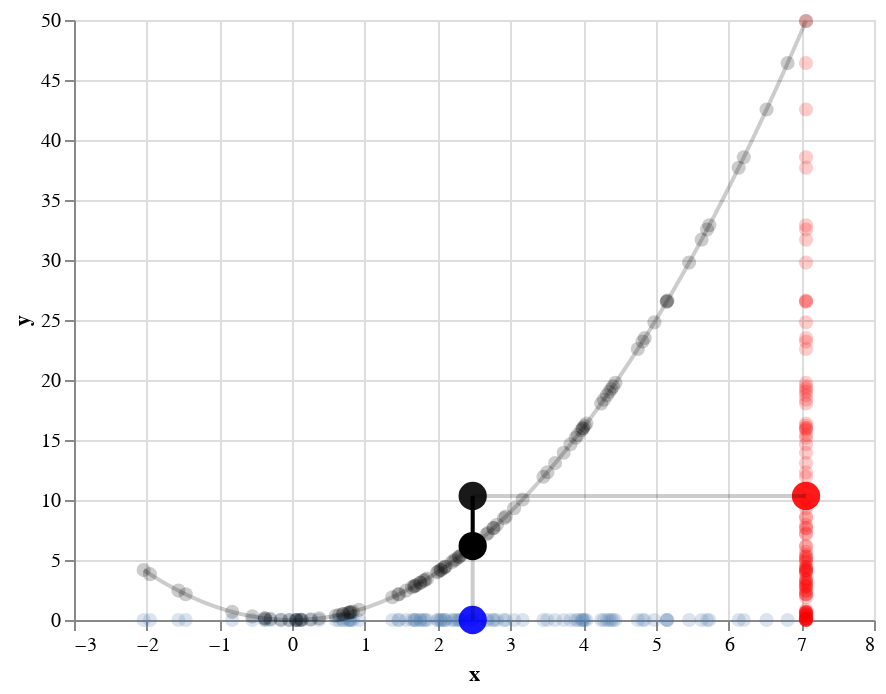

Write notebook code for a chart like this one.
### Code cell
def make_altair_object(X, Y):
    bi = []
    for x, y in zip(X,Y):
        bi.append({"x":x, "y":y})
    return alt.Data({"values" : bi})

point_size = 50
expectation_size = 200
point_opacity = .2
expectation_opacity = .9
line_opacity=.2

dt = make_altair_object(s, np.zeros_like(s))

c1 = alt.Chart(dt).mark_point(size=point_size, filled=True, opacity=point_opacity).encode(
    x='x:Q',  # specify ordinal data
    y='y:Q',  # specify quantitative data
)

x = np.linspace(min(s), max(s), 1000)
y = [f(i) for i in x]
dt = make_altair_object(x, y)


c2 = alt.Chart(dt).mark_line(opacity=line_opacity, color="black").encode(
    x='x:Q',  # specify ordinal data
    y='y:Q',  # specify quantitative data
)

dt = make_altair_object([np.mean(s)], [0])

c3 = alt.Chart(dt).mark_point(size=expectation_size, color="blue", opacity=expectation_opacity, filled=True).encode(
    x='x:Q',  # specify ordinal data
    y='y:Q',  # specify quantitative data
)


dt = make_altair_object(X=s, Y=[f(i) for i in s])

c4 = alt.Chart(dt).mark_point(opacity=point_opacity, size=point_size, color="black", filled=True).encode(
    x='x:Q',  # specify ordinal data
    y='y:Q',  # specify quantitative data
)

dt = make_altair_object(np.zeros_like(s) + np.max(x), Y=[f(i) for i in s])

c5 = alt.Chart(dt).mark_point(opacity=point_opacity, size=point_size, color="red", filled=True).encode(
    x='x:Q',  # specify ordinal data
    y='y:Q',  # specify quantitative data
)

dt = make_altair_object([np.max(s)], [np.mean([f(i) for i in s])])

c6 = alt.Chart(dt).mark_point(opacity=expectation_opacity, size=expectation_size, color="red", filled=True).encode(
    x='x:Q',  # specify ordinal data
    y='y:Q',  # specify quantitative data
)

dt = make_altair_object([np.mean(s)], [np.mean([f(i) for i in s])])

c7 = alt.Chart(dt).mark_point(opacity=expectation_opacity, size=expectation_size, color="black", filled=True).encode(
    x='x:Q',  # specify ordinal data
    y='y:Q',  # specify quantitative data
)

x = [np.mean(s), np.max(s)]
y = [np.mean([f(i) for i in s]), np.mean([f(i) for i in s])]

dt = make_altair_object(x,y)

c8 = alt.Chart(dt).mark_line(color="black", opacity=line_opacity).encode(
    x='x:Q',  # specify ordinal data
    y='y:Q',  # specify quantitative data
)

x = [np.mean(s), np.mean(s)]
y = [np.mean([f(i) for i in s]), 0]

dt = make_altair_object(x,y)

c9 = alt.Chart(dt).mark_line(color="black", opacity=line_opacity).encode(
    x='x:Q',  # specify ordinal data
    y='y:Q',  # specify quantitative data
)

x = [np.mean(s), np.mean(s)]
y = [np.mean([f(i) for i in s]), f(np.mean(s))]

dt = make_altair_object(x,y)

c10 = alt.Chart(dt).mark_line(color="black", opacity=1, thickness=100).encode(
    x='x:Q',  # specify ordinal data
    y='y:Q',  # specify quantitative data
)


x = [np.mean(s)]
y = [f(np.mean(s))]

dt = make_altair_object(x,y)

c11 = alt.Chart(dt).mark_point(color="black", opacity=1, filled=True, size=expectation_size).encode(
    x='x:Q',  # specify ordinal data
    y='y:Q',  # specify quantitative data
)

c1 + c2 + c3 + c4 + c5 + c6 + c7 + c8 + c9 + c10 + c11

### Figure 1 — Vega-Lite specification as saved in the notebook (floating-point values rounded to 4 significant figures; data arrays with more than 128 entries replaced by an {"elided": "..."} marker saying what was removed)
{"$schema": "https://vega.github.io/schema/vega-lite/v2.6.0.json", "config": {"view": {"height": 300, "width": 400}}, "layer": [{"data": {"values": [{"x": -0.3753, "y": 0}, {"x": 4.847, "y": 0}, {"x": 2.081, "y": 0}, {"x": 1.684, "y": 0}, {"x": -0.2998, "y": 0}, {"x": 0.7806, "y": 0}, {"x": 2.766, "y": 0}, {"x": -0.1552, "y": 0}, {"x": 5.704, "y": 0}, {"x": 1.377, "y": 0}, {"x": 4.981, "y": 0}, {"x": 2.478, "y": 0}, {"x": 4.361, "y": 0}, {"x": 2.296, "y": 0}, {"x": 4.046, "y": 0}, {"x": -0.5478, "y": 0}, {"x": 2.693, "y": 0}, {"x": 6.21, "y": 0}, {"x": 4.387, "y": 0}, {"x": 4.327, "y": 0}, {"x": -2.042, "y": 0}, {"x": 1.81, "y": 0}, {"x": 5.152, "y": 0}, {"x": 1.471, "y": 0}, {"x": 6.522, "y": 0}, {"x": 4.445, "y": 0}, {"x": 1.763, "y": 0}, {"x": 4.752, "y": 0}, {"x": 2.672, "y": 0}, {"x": -0.03833, "y": 0}, {"x": 6.139, "y": 0}, {"x": 0.8027, "y": 0}, {"x": -1.955, "y": 0}, {"x": 3.897, "y": 0}, {"x": 2.937, "y": 0}, {"x": -0.3749, "y": 0}, {"x": 5.735, "y": 0}, {"x": 1.857, "y": 0}, {"x": -1.464, "y": 0}, {"x": 4.285, "y": 0}, {"x": 0.1117, "y": 0}, {"x": 2.044, "y": 0}, {"x": 2.484, "y": 0}, {"x": 2.251, "y": 0}, {"x": 2.226, "y": 0}, {"x": 3.995, "y": 0}, {"x": 5.63, "y": 0}, {"x": -1.565, "y": 0}, {"x": 0.05086, "y": 0}, {"x": 3.927, "y": 0}, {"x": 1.709, "y": 0}, {"x": 7.065, "y": 0}, {"x": 1.761, "y": 0}, {"x": 0.1321, "y": 0}, {"x": 5.458, "y": 0}, {"x": 0.8003, "y": 0}, {"x": 0.6438, "y": 0}, {"x": 0.8346, "y": 0}, {"x": -0.8252, "y": 0}, {"x": 3.051, "y": 0}, {"x": 0.2543, "y": 0}, {"x": 2.328, "y": 0}, {"x": 2.292, "y": 0}, {"x": 0.5981, "y": 0}, {"x": 0.7651, "y": 0}, {"x": 2.042, "y": 0}, {"x": 3.455, "y": 0}, {"x": 1.647, "y": 0}, {"x": 4.022, "y": 0}, {"x": 0.3704, "y": 0}, {"x": 2.386, "y": 0}, {"x": 2.1, "y": 0}, {"x": 0.7053, "y": 0}, {"x": 1.828, "y": 0}, {"x": 3.733, "y": 0}, {"x": 4.817, "y": 0}, {"x": 4.0, "y": 0}, {"x": 2.816, "y": 0}, {"x": 3.509, "y": 0}, {"x": 5.159, "y": 0}, {"x": 5.15, "y": 0}, {"x": 1.458, "y": 0}, {"x": 0.9201, "y": 0}, {"x": 2.194, "y": 0}, {"x": 4.412, "y": 0}, {"x": 0.6959, "y": 0}, {"x": 1.564, "y": 0}, {"x": 3.616, "y": 0}, {"x": 2.01, "y": 0}, {"x": 0.0627, "y": 0}, {"x": 3.169, "y": 0}, {"x": 3.977, "y": 0}, {"x": 2.913, "y": 0}, {"x": 2.769, "y": 0}, {"x": 6.812, "y": 0}, {"x": 2.11, "y": 0}, {"x": 3.827, "y": 0}, {"x": 1.68, "y": 0}, {"x": 4.249, "y": 0}, {"x": 1.993, "y": 0}]}, "encoding": {"x": {"field": "x", "type": "quantitative"}, "y": {"field": "y", "type": "quantitative"}}, "mark": {"filled": true, "opacity": 0.2, "size": 50, "type": "point"}}, {"data": {"values": {"elided": "1000 records"}}, "encoding": {"x": {"field": "x", "type": "quantitative"}, "y": {"field": "y", "type": "quantitative"}}, "mark": {"color": "black", "opacity": 0.2, "type": "line"}}, {"data": {"values": [{"x": 2.482, "y": 0}]}, "encoding": {"x": {"field": "x", "type": "quantitative"}, "y": {"field": "y", "type": "quantitative"}}, "mark": {"color": "blue", "filled": true, "opacity": 0.9, "size": 200, "type": "point"}}, {"data": {"values": [{"x": -0.3753, "y": 0.1409}, {"x": 4.847, "y": 23.5}, {"x": 2.081, "y": 4.332}, {"x": 1.684, "y": 2.836}, {"x": -0.2998, "y": 0.08989}, {"x": 0.7806, "y": 0.6094}, {"x": 2.766, "y": 7.652}, {"x": -0.1552, "y": 0.0241}, {"x": 5.704, "y": 32.54}, {"x": 1.377, "y": 1.896}, {"x": 4.981, "y": 24.81}, {"x": 2.478, "y": 6.141}, {"x": 4.361, "y": 19.02}, {"x": 2.296, "y": 5.27}, {"x": 4.046, "y": 16.37}, {"x": -0.5478, "y": 0.3001}, {"x": 2.693, "y": 7.254}, {"x": 6.21, "y": 38.56}, {"x": 4.387, "y": 19.25}, {"x": 4.327, "y": 18.72}, {"x": -2.042, "y": 4.171}, {"x": 1.81, "y": 3.276}, {"x": 5.152, "y": 26.55}, {"x": 1.471, "y": 2.164}, {"x": 6.522, "y": 42.54}, {"x": 4.445, "y": 19.76}, {"x": 1.763, "y": 3.109}, {"x": 4.752, "y": 22.58}, {"x": 2.672, "y": 7.138}, {"x": -0.03833, "y": 0.001469}, {"x": 6.139, "y": 37.69}, {"x": 0.8027, "y": 0.6443}, {"x": -1.955, "y": 3.822}, {"x": 3.897, "y": 15.19}, {"x": 2.937, "y": 8.626}, {"x": -0.3749, "y": 0.1405}, {"x": 5.735, "y": 32.89}, {"x": 1.857, "y": 3.448}, {"x": -1.464, "y": 2.143}, {"x": 4.285, "y": 18.36}, {"x": 0.1117, "y": 0.01247}, {"x": 2.044, "y": 4.177}, {"x": 2.484, "y": 6.17}, {"x": 2.251, "y": 5.065}, {"x": 2.226, "y": 4.954}, {"x": 3.995, "y": 15.96}, {"x": 5.63, "y": 31.69}, {"x": -1.565, "y": 2.448}, {"x": 0.05086, "y": 0.002587}, {"x": 3.927, "y": 15.42}, {"x": 1.709, "y": 2.92}, {"x": 7.065, "y": 49.92}, {"x": 1.761, "y": 3.101}, {"x": 0.1321, "y": 0.01745}, {"x": 5.458, "y": 29.78}, {"x": 0.8003, "y": 0.6404}, {"x": 0.6438, "y": 0.4145}, {"x": 0.8346, "y": 0.6966}, {"x": -0.8252, "y": 0.6809}, {"x": 3.051, "y": 9.312}, {"x": 0.2543, "y": 0.06469}, {"x": 2.328, "y": 5.419}, {"x": 2.292, "y": 5.254}, {"x": 0.5981, "y": 0.3578}, {"x": 0.7651, "y": 0.5854}, {"x": 2.042, "y": 4.17}, {"x": 3.455, "y": 11.94}, {"x": 1.647, "y": 2.713}, {"x": 4.022, "y": 16.18}, {"x": 0.3704, "y": 0.1372}, {"x": 2.386, "y": 5.692}, {"x": 2.1, "y": 4.412}, {"x": 0.7053, "y": 0.4974}, {"x": 1.828, "y": 3.342}, {"x": 3.733, "y": 13.93}, {"x": 4.817, "y": 23.2}, {"x": 4.0, "y": 16.0}, {"x": 2.816, "y": 7.932}, {"x": 3.509, "y": 12.31}, {"x": 5.159, "y": 26.62}, {"x": 5.15, "y": 26.52}, {"x": 1.458, "y": 2.126}, {"x": 0.9201, "y": 0.8467}, {"x": 2.194, "y": 4.814}, {"x": 4.412, "y": 19.47}, {"x": 0.6959, "y": 0.4842}, {"x": 1.564, "y": 2.445}, {"x": 3.616, "y": 13.07}, {"x": 2.01, "y": 4.04}, {"x": 0.0627, "y": 0.003931}, {"x": 3.169, "y": 10.04}, {"x": 3.977, "y": 15.82}, {"x": 2.913, "y": 8.485}, {"x": 2.769, "y": 7.668}, {"x": 6.812, "y": 46.41}, {"x": 2.11, "y": 4.451}, {"x": 3.827, "y": 14.64}, {"x": 1.68, "y": 2.821}, {"x": 4.249, "y": 18.05}, {"x": 1.993, "y": 3.97}]}, "encoding": {"x": {"field": "x", "type": "quantitative"}, "y": {"field": "y", "type": "quantitative"}}, "mark": {"color": "black", "filled": true, "opacity": 0.2, "size": 50, "type": "point"}}, {"data": {"values": [{"x": 7.065, "y": 0.1409}, {"x": 7.065, "y": 23.5}, {"x": 7.065, "y": 4.332}, {"x": 7.065, "y": 2.836}, {"x": 7.065, "y": 0.08989}, {"x": 7.065, "y": 0.6094}, {"x": 7.065, "y": 7.652}, {"x": 7.065, "y": 0.0241}, {"x": 7.065, "y": 32.54}, {"x": 7.065, "y": 1.896}, {"x": 7.065, "y": 24.81}, {"x": 7.065, "y": 6.141}, {"x": 7.065, "y": 19.02}, {"x": 7.065, "y": 5.27}, {"x": 7.065, "y": 16.37}, {"x": 7.065, "y": 0.3001}, {"x": 7.065, "y": 7.254}, {"x": 7.065, "y": 38.56}, {"x": 7.065, "y": 19.25}, {"x": 7.065, "y": 18.72}, {"x": 7.065, "y": 4.171}, {"x": 7.065, "y": 3.276}, {"x": 7.065, "y": 26.55}, {"x": 7.065, "y": 2.164}, {"x": 7.065, "y": 42.54}, {"x": 7.065, "y": 19.76}, {"x": 7.065, "y": 3.109}, {"x": 7.065, "y": 22.58}, {"x": 7.065, "y": 7.138}, {"x": 7.065, "y": 0.001469}, {"x": 7.065, "y": 37.69}, {"x": 7.065, "y": 0.6443}, {"x": 7.065, "y": 3.822}, {"x": 7.065, "y": 15.19}, {"x": 7.065, "y": 8.626}, {"x": 7.065, "y": 0.1405}, {"x": 7.065, "y": 32.89}, {"x": 7.065, "y": 3.448}, {"x": 7.065, "y": 2.143}, {"x": 7.065, "y": 18.36}, {"x": 7.065, "y": 0.01247}, {"x": 7.065, "y": 4.177}, {"x": 7.065, "y": 6.17}, {"x": 7.065, "y": 5.065}, {"x": 7.065, "y": 4.954}, {"x": 7.065, "y": 15.96}, {"x": 7.065, "y": 31.69}, {"x": 7.065, "y": 2.448}, {"x": 7.065, "y": 0.002587}, {"x": 7.065, "y": 15.42}, {"x": 7.065, "y": 2.92}, {"x": 7.065, "y": 49.92}, {"x": 7.065, "y": 3.101}, {"x": 7.065, "y": 0.01745}, {"x": 7.065, "y": 29.78}, {"x": 7.065, "y": 0.6404}, {"x": 7.065, "y": 0.4145}, {"x": 7.065, "y": 0.6966}, {"x": 7.065, "y": 0.6809}, {"x": 7.065, "y": 9.312}, {"x": 7.065, "y": 0.06469}, {"x": 7.065, "y": 5.419}, {"x": 7.065, "y": 5.254}, {"x": 7.065, "y": 0.3578}, {"x": 7.065, "y": 0.5854}, {"x": 7.065, "y": 4.17}, {"x": 7.065, "y": 11.94}, {"x": 7.065, "y": 2.713}, {"x": 7.065, "y": 16.18}, {"x": 7.065, "y": 0.1372}, {"x": 7.065, "y": 5.692}, {"x": 7.065, "y": 4.412}, {"x": 7.065, "y": 0.4974}, {"x": 7.065, "y": 3.342}, {"x": 7.065, "y": 13.93}, {"x": 7.065, "y": 23.2}, {"x": 7.065, "y": 16.0}, {"x": 7.065, "y": 7.932}, {"x": 7.065, "y": 12.31}, {"x": 7.065, "y": 26.62}, {"x": 7.065, "y": 26.52}, {"x": 7.065, "y": 2.126}, {"x": 7.065, "y": 0.8467}, {"x": 7.065, "y": 4.814}, {"x": 7.065, "y": 19.47}, {"x": 7.065, "y": 0.4842}, {"x": 7.065, "y": 2.445}, {"x": 7.065, "y": 13.07}, {"x": 7.065, "y": 4.04}, {"x": 7.065, "y": 0.003931}, {"x": 7.065, "y": 10.04}, {"x": 7.065, "y": 15.82}, {"x": 7.065, "y": 8.485}, {"x": 7.065, "y": 7.668}, {"x": 7.065, "y": 46.41}, {"x": 7.065, "y": 4.451}, {"x": 7.065, "y": 14.64}, {"x": 7.065, "y": 2.821}, {"x": 7.065, "y": 18.05}, {"x": 7.065, "y": 3.97}]}, "encoding": {"x": {"field": "x", "type": "quantitative"}, "y": {"field": "y", "type": "quantitative"}}, "mark": {"color": "red", "filled": true, "opacity": 0.2, "size": 50, "type": "point"}}, {"data": {"values": [{"x": 7.065, "y": 10.34}]}, "encoding": {"x": {"field": "x", "type": "quantitative"}, "y": {"field": "y", "type": "quantitative"}}, "mark": {"color": "red", "filled": true, "opacity": 0.9, "size": 200, "type": "point"}}, {"data": {"values": [{"x": 2.482, "y": 10.34}]}, "encoding": {"x": {"field": "x", "type": "quantitative"}, "y": {"field": "y", "type": "quantitative"}}, "mark": {"color": "black", "filled": true, "opacity": 0.9, "size": 200, "type": "point"}}, {"data": {"values": [{"x": 2.482, "y": 10.34}, {"x": 7.065, "y": 10.34}]}, "encoding": {"x": {"field": "x", "type": "quantitative"}, "y": {"field": "y", "type": "quantitative"}}, "mark": {"color": "black", "opacity": 0.2, "type": "line"}}, {"data": {"values": [{"x": 2.482, "y": 10.34}, {"x": 2.482, "y": 0}]}, "encoding": {"x": {"field": "x", "type": "quantitative"}, "y": {"field": "y", "type": "quantitative"}}, "mark": {"color": "black", "opacity": 0.2, "type": "line"}}, {"data": {"values": [{"x": 2.482, "y": 10.34}, {"x": 2.482, "y": 6.16}]}, "encoding": {"x": {"field": "x", "type": "quantitative"}, "y": {"field": "y", "type": "quantitative"}}, "mark": {"color": "black", "opacity": 1, "thickness": 100, "type": "line"}}, {"data": {"values": [{"x": 2.482, "y": 6.16}]}, "encoding": {"x": {"field": "x", "type": "quantitative"}, "y": {"field": "y", "type": "quantitative"}}, "mark": {"color": "black", "filled": true, "opacity": 1, "size": 200, "type": "point"}}]}
